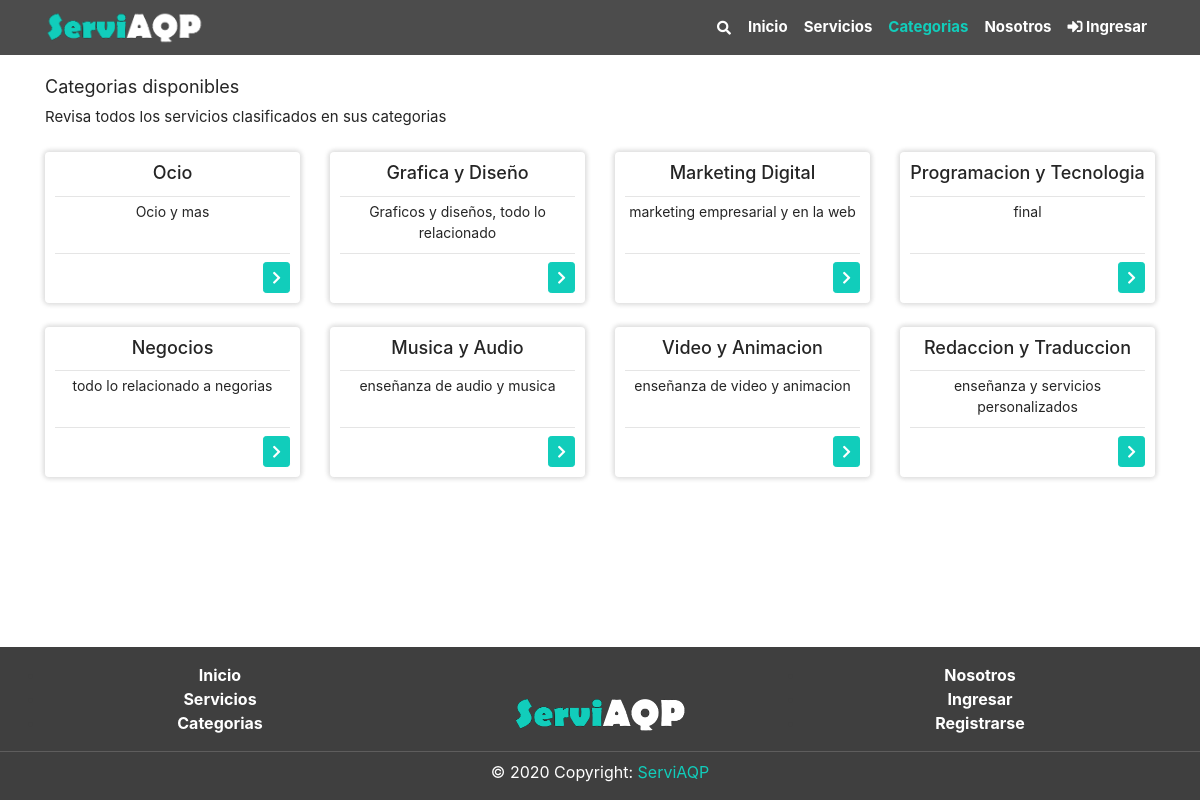
/Categorias/index.php, run on the app's committed database.
### tables this page shows
CREATE TABLE `categoria` (
  `CatId` int(11) NOT NULL,
  `CatNom` varchar(60) NOT NULL,
  `CatDes` text NOT NULL,
  `CatEstReg` int(1) NOT NULL DEFAULT 1,
  `CatFecCre` timestamp NOT NULL DEFAULT current_timestamp() ON UPDATE current_timestamp()
);

### Categorias/index.php (the view, shortened to what this page needs)
<?php
include("../includes/header.php");
?>
<div class="section pt-3">
	<div class="container">
		<div class="mb-4">
			<h5>Categorias disponibles</h5>
			<p>Revisa todos los servicios clasificados en sus categorias</p>
		</div>
		<div class="row justify-content-right">
			<?php
			$query = "SELECT * FROM CATEGORIA";
			$resultProduct = mysqli_query($conn, $query);
			while ($row = mysqli_fetch_array($resultProduct)) {
			?>
				<div class="col-sm-6 col-md-4 col-lg-3 col-xl-3">
					<div class="card mb-4 border-0 ">
						<div class="card-body text-center pad_body_ser">
							<h3 class="card-title "> <?= $row['CatNom'] ?> </h3>
							<hr class="pt-0 mt-0 mb-1">
							<textarea disabled class="descrip text-center"><?= $row['CatDes'] ?></textarea>
							<hr class="pt-0 mt-0 mb-2">
							<a href="subcategoria?id=<?= $row['CatId'] ?>&nombre=<?= $row['CatNom'] ?>" class="btn btn-primary btn-sm float-right"><em class="fas fa-chevron-right"></em></a>
						</div>
					</div>
				</div>
			<?php
			}
			?>
		</div>
	</div>
	<?php
	include("../includes/footer.php");
	?>

### frontend/css/style.css (style rules this page uses)
:root { --color-principal: #11cdbb; --fondo-principal: white; --color-principal-hover: rgb(24, 170, 155); --color-principal-disa: #32dbca; --color-footer: rgb(63, 63, 63); --color-font: rgb(37, 37, 37); }
* { margin: 0; padding: 0; -webkit-box-sizing: border-box; -moz-box-sizing: border-box; box-sizing: border-box; }
html { position: relative; min-height: 100%; background-color: var(--fondo-principal); }
body { margin-bottom: 190px; background-color: var(--fondo-principal); color: var(--color-font); }
div.section { background-color: var(--fondo-principal); margin-top: 60px; }
p { font-size: 15px; }
h5 { font-size: 18px; font-weight: normal; }
a { color: var(--color-principal); }
.btn-primary { background-color: var(--color-principal); border-color: var(--color-principal); }
.card-title { font-size: 18px; text-overflow: ellipsis; white-space: nowrap; overflow: hidden; }
.card-body { padding: 15px; }
.card { backface-visibility: hidden; transition: 0.5s; box-shadow: 0 0 5px 2px rgba(0, 0, 0, 0.1), 0 0 5px 2px rgba(0, 0, 0, 0.05); }
.card-body { position: relative; }
.pad_body_ser { padding: 10px; }
.descrip { width: 100%; border: 0px; resize: none; padding-left: 0px; padding-right: 0px; padding-top: 0px; padding-bottom: 4px; font-size: 14px; margin-top: 0px; background-color: white; font-weight: normal; line-height: 1.5; color: var(--color-font); overflow: hidden; }

### data on the page
categoria: CatNom "Ocio", CatDes "Ocio y mas"
categoria: CatNom "Grafica y Diseño", CatDes "Graficos y diseños, todo lo relacionado"
categoria: CatNom "Marketing Digital", CatDes "marketing empresarial y en la web"
categoria: CatNom "Programacion y Tecnologia", CatDes "final"
categoria: CatNom "Negocios", CatDes "todo lo relacionado a negorias"
categoria: CatNom "Musica y Audio", CatDes "enseñanza de audio y musica"
categoria: CatNom "Video y Animacion", CatDes "enseñanza de video y animacion"
categoria: CatNom "Redaccion y Traduccion", CatDes "enseñanza y servicios personalizados"
